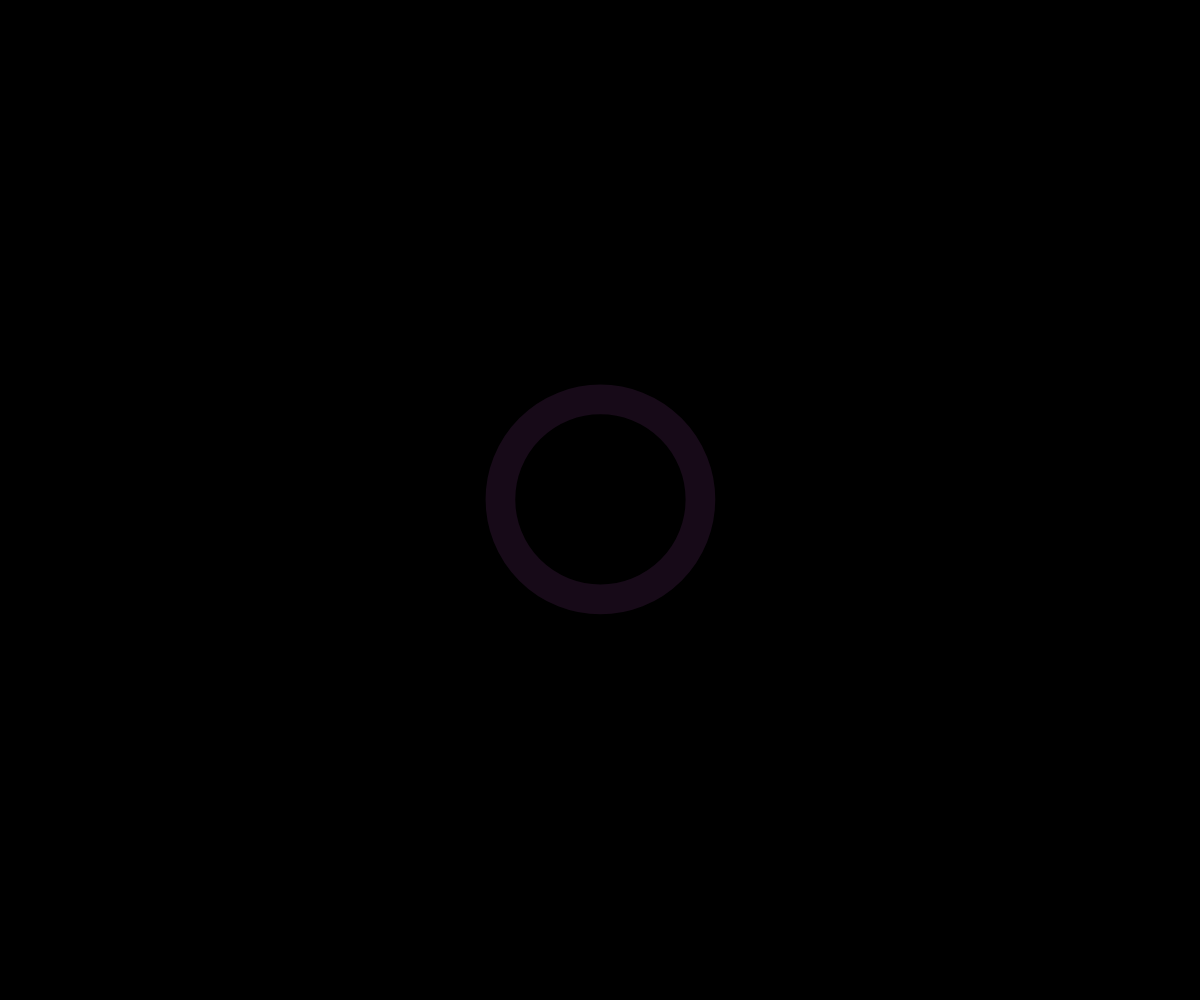
Frame 1 (no input)
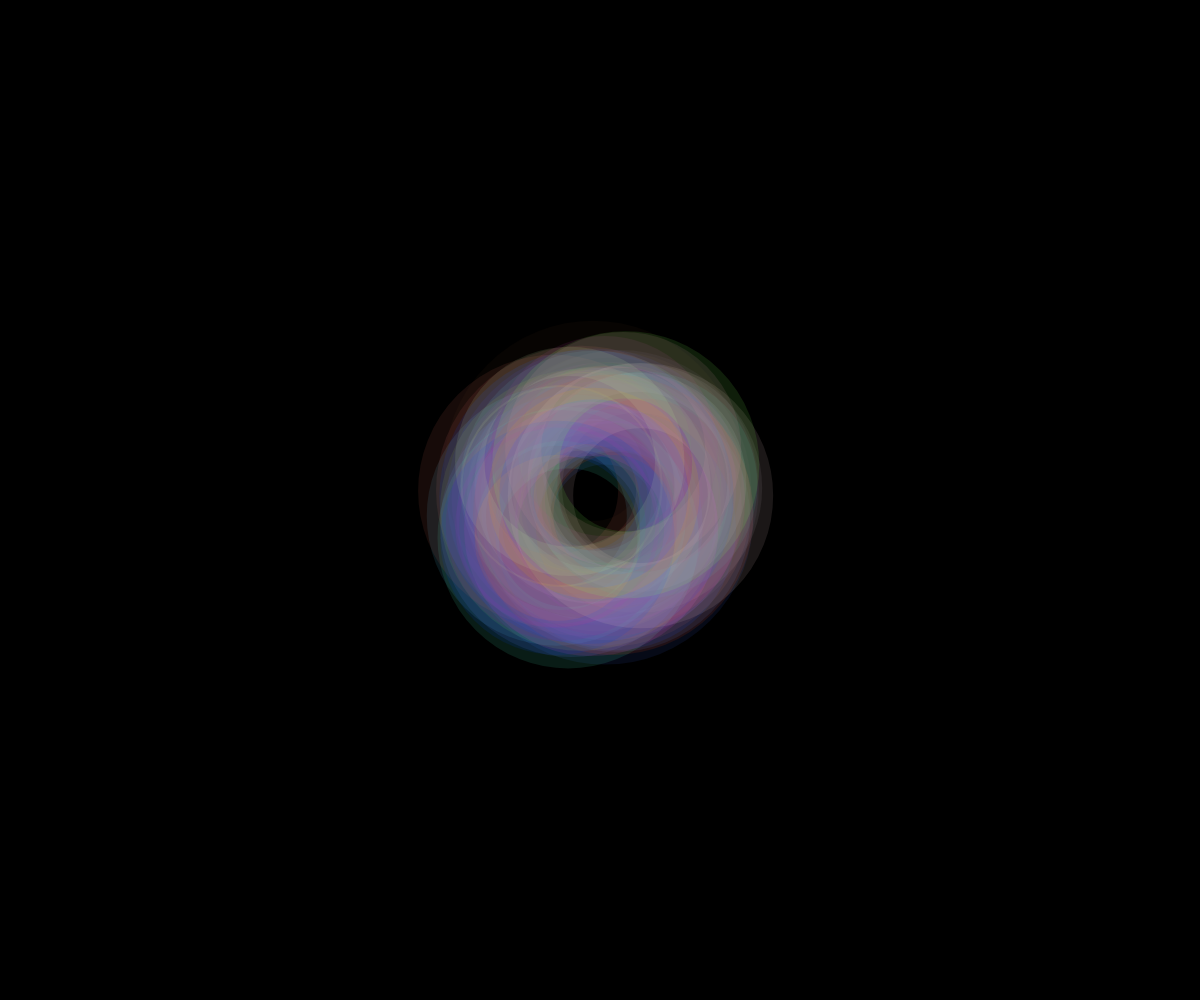
Frame 60 (no input)
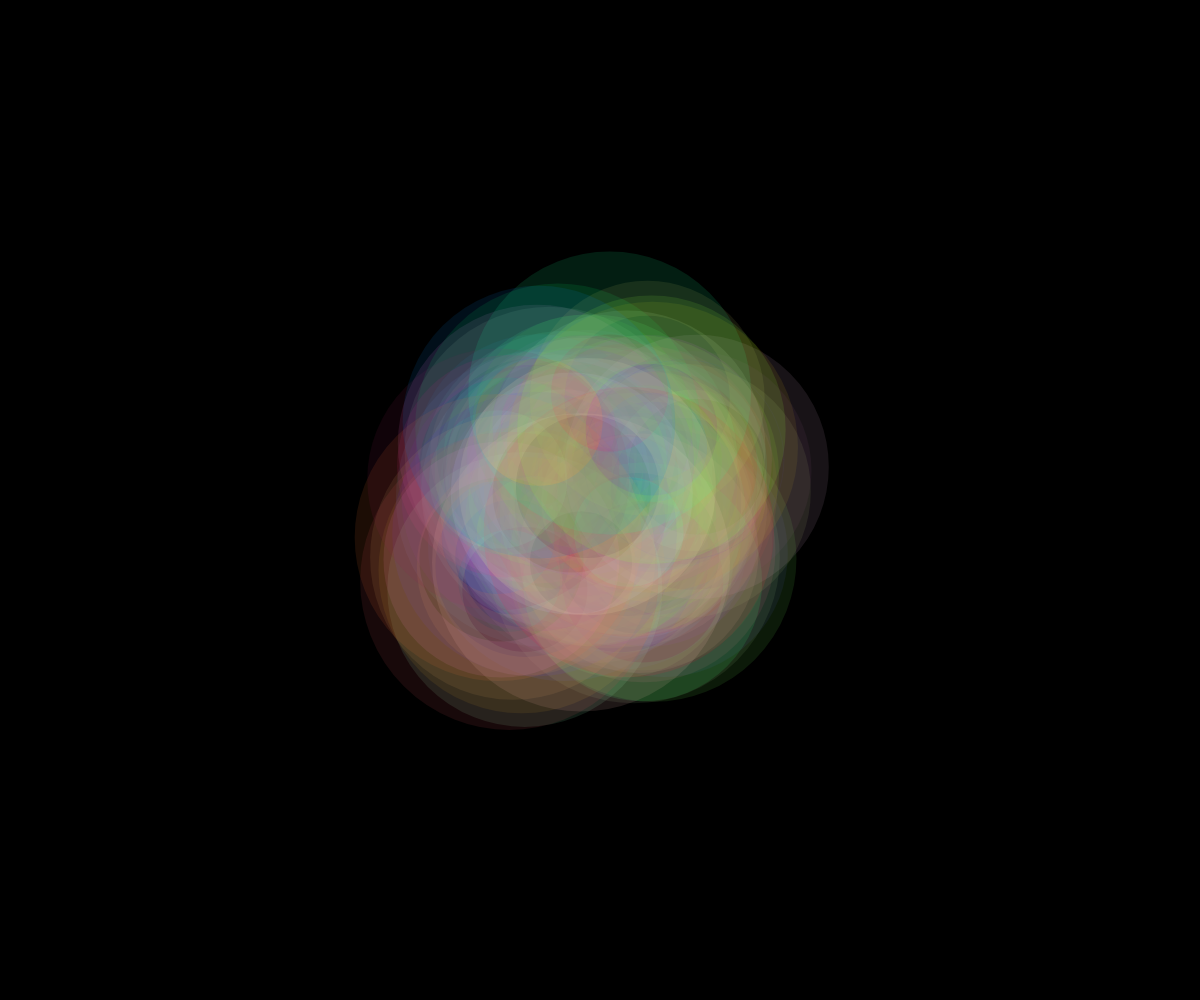
Frame 120 (the mouse pressed at the canvas centre since frame 60)

The p5.js sketch that drew these frames (run headless with seeded random() and noise() and a simulated clock; from frame 60 on, the mouse is pressed at the canvas centre):

// p5.js sketch
// ── sketch.js
var system;

function setup() {
  createCanvas(windowWidth, windowHeight);
  system = new ParticleSystem(createVector(windowWidth/2, windowHeight/2));
}

function draw() {
  background(0);
  system.addParticle();
  system.run();
}

var Particle = function(position) {
  this.acceleration = createVector(0,0);
  this.velocity = createVector(random(-1, 1), random(-1, 1));
  this.position = position.copy();
};

Particle.prototype.run = function() {
  this.update();
  this.display();
};

Particle.prototype.update = function(){
  this.velocity.add(this.acceleration);
  this.position.add(this.velocity);
};

Particle.prototype.display = function() {
  stroke(random(255),random(255),random(255), 30);
  strokeWeight(random(100));
  noFill();
  ellipse(this.position.x, this.position.y, 200, 200);
};

var ParticleSystem = function(position) {
  this.origin = position.copy();
  this.particles = [];
};

ParticleSystem.prototype.addParticle = function() {
  this.particles.push(new Particle(this.origin));
};

ParticleSystem.prototype.run = function() {
  for (var i = this.particles.length-1; i >= 0; i--) {
    var p = this.particles[i];
    p.run();
  
  }
};
